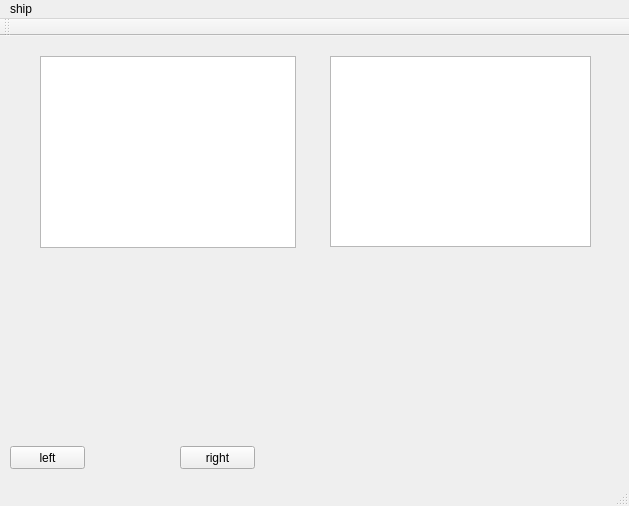
<?xml version="1.0" encoding="UTF-8"?>
<ui version="4.0">
 <class>MainWindow</class>
 <widget class="QMainWindow" name="MainWindow">
  <property name="geometry">
   <rect>
    <x>0</x>
    <y>0</y>
    <width>629</width>
    <height>506</height>
   </rect>
  </property>
  <property name="windowTitle">
   <string>MainWindow</string>
  </property>
  <widget class="QWidget" name="centralWidget">
   <widget class="QPushButton" name="leftButton">
    <property name="geometry">
     <rect>
      <x>10</x>
      <y>410</y>
      <width>75</width>
      <height>23</height>
     </rect>
    </property>
    <property name="text">
     <string>left</string>
    </property>
   </widget>
   <widget class="QPushButton" name="rightButton">
    <property name="geometry">
     <rect>
      <x>180</x>
      <y>410</y>
      <width>75</width>
      <height>23</height>
     </rect>
    </property>
    <property name="text">
     <string>right</string>
    </property>
   </widget>
   <widget class="QTextBrowser" name="recvText">
    <property name="geometry">
     <rect>
      <x>40</x>
      <y>20</y>
      <width>256</width>
      <height>192</height>
     </rect>
    </property>
   </widget>
   <widget class="QTextEdit" name="sendText">
    <property name="geometry">
     <rect>
      <x>330</x>
      <y>20</y>
      <width>261</width>
      <height>191</height>
     </rect>
    </property>
   </widget>
  </widget>
  <widget class="QMenuBar" name="menuBar">
   <property name="geometry">
    <rect>
     <x>0</x>
     <y>0</y>
     <width>629</width>
     <height>23</height>
    </rect>
   </property>
   <widget class="QMenu" name="menuShip">
    <property name="title">
     <string>ship</string>
    </property>
   </widget>
   <addaction name="menuShip"/>
  </widget>
  <widget class="QToolBar" name="mainToolBar">
   <attribute name="toolBarArea">
    <enum>TopToolBarArea</enum>
   </attribute>
   <attribute name="toolBarBreak">
    <bool>false</bool>
   </attribute>
  </widget>
  <widget class="QStatusBar" name="statusBar"/>
 </widget>
 <layoutdefault spacing="6" margin="11"/>
 <resources/>
 <connections/>
</ui>
